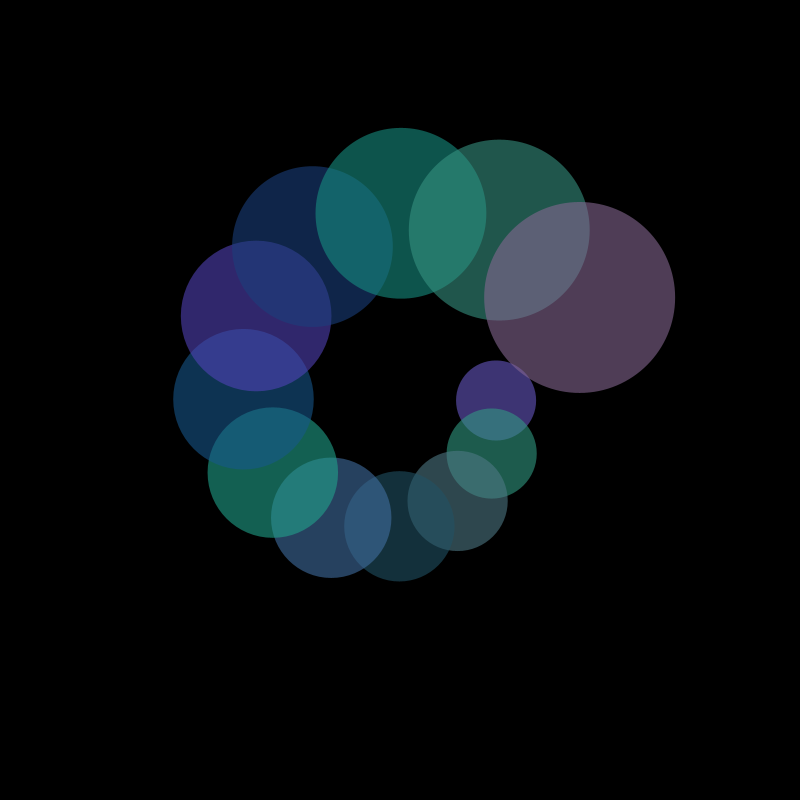
Frame 1 (no input)
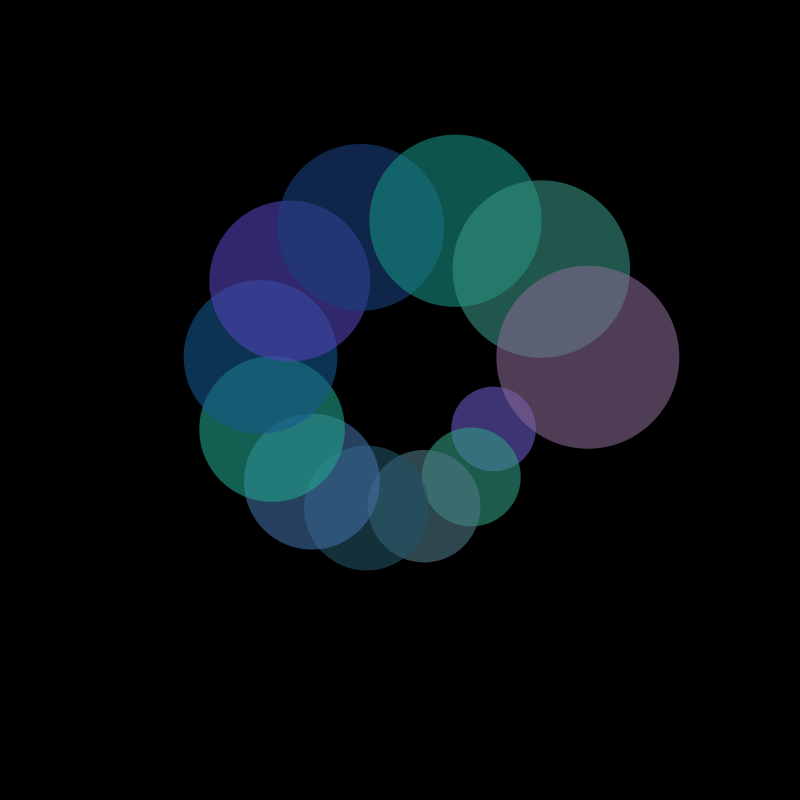
Frame 60 (the mouse pressed at the canvas centre just before this capture)
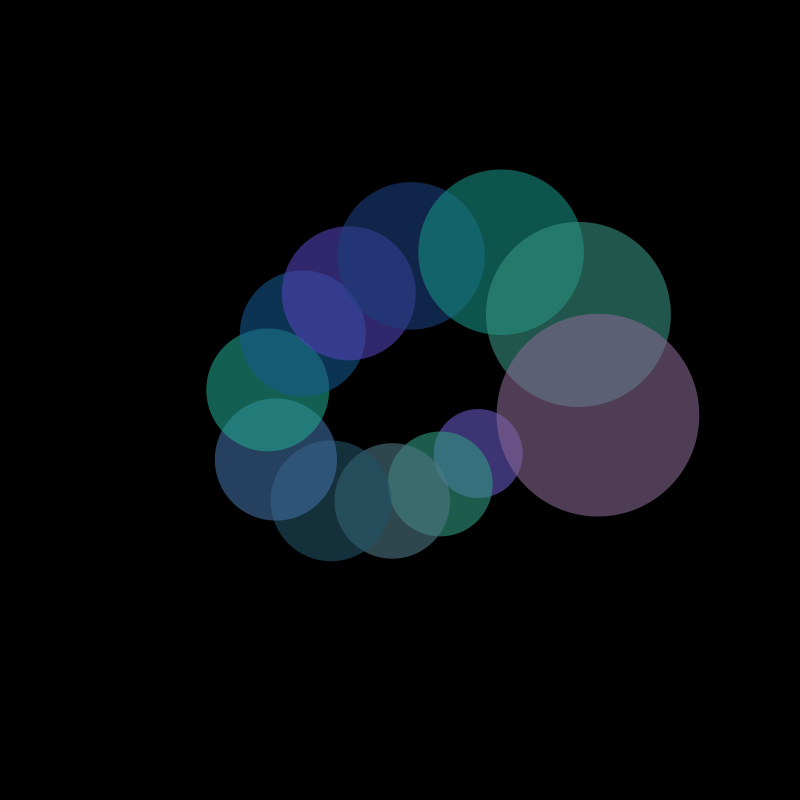
Frame 120 (the mouse held since frame 60 and released just before this capture)

The Processing sketch that drew these frames (run headless with seeded random() and noise(); from frame 60 on, the mouse is pressed at the canvas centre):

// Processing sketch: sketch_19
// ── sketch_19.pde
int circleCount = 12;
float[] radii = new float[circleCount];
color[] colors = new color[circleCount];
float angleStep = TWO_PI / circleCount;
float offsetAngle = 0;

void setup() {
  size(800, 800);
  noFill();
  noStroke();
  
  // Initialize radii and colors with gradual, more controlled oscillations
  for (int i = 0; i < circleCount; i++) {
    radii[i] = map(i, 0, circleCount, 40, 100);  // Moderate radii for variation
    colors[i] = color(lerp(20, 150, random(1)), lerp(60, 170, random(1)), lerp(100, 200, random(1)));  // Soft, earthy palette
  }
}

void draw() {
  background(0);
  
  float offsetX = width / 2;
  float offsetY = height / 2;
  
  // Slightly faster movement offset (but still slow)
  offsetAngle += 0.005;  // Smooth, moderate pace
  
  for (int i = 0; i < circleCount; i++) {
    // Controlled oscillations for radii and movement
    float radiusOscillation = sin(0.005 * frameCount * (i + 1));  // Gentle oscillations
    float radius = radii[i] + radiusOscillation * 8;  // Moderate size fluctuation
    
    // Smooth, rhythmic movement along a circular path
    float angle = offsetAngle + angleStep * i;
    float movementOffset = cos(0.01 * frameCount * (i + 1)) * 8;  // Slow, organic oscillation
    
    // Position with slight variation for subtle texture
    float x = offsetX + cos(angle) * (radius + movementOffset) * 2;
    float y = offsetY + sin(angle) * (radius + movementOffset) * 2;
    
    fill(colors[i], 150);  // Soft, semi-transparent colors
    ellipse(x, y, radius * 2, radius * 2);  // Draw circle with subtle movement
  }
}
